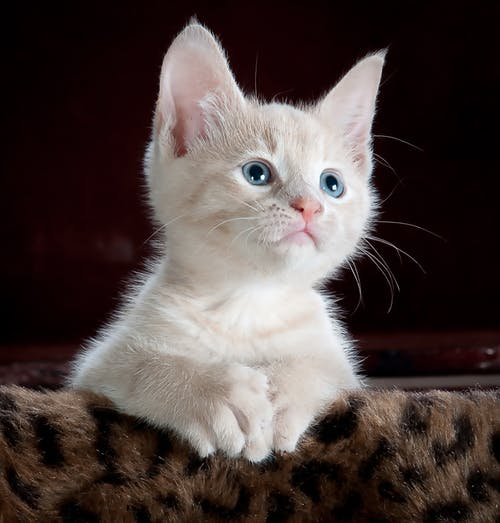
#> input picture photos/cat.jpeg, 500 x 523 px
$ python contours.py
#> lines starting #> are read from the running program, lines starting #| are printed output that depends on the picture; after the words box and inside, x2 and y2 are one past the last pixel; in counts of white or black regions, pixels touching at a corner belong together
import cv2 as cv
import numpy as np
img=cv.imread('photos/cat.jpeg')
#> img is the input picture: shape (523, 500, 3); mean B, G, R 64.1, 66.6, 78.3
cv.imshow('cat',img)

blank=np.zeros(img.shape,dtype='uint8')
cv.imshow('blank',blank)

gray=cv.cvtColor(img,cv.COLOR_BGR2GRAY)
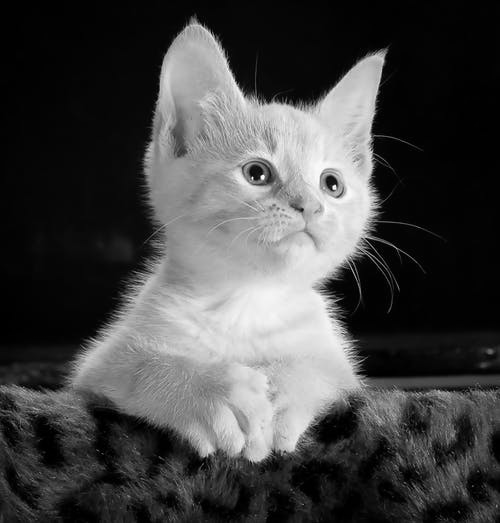
#> gray: shape (523, 500); min 0, max 255, mean 69.8
cv.imshow('Grayscale',gray)

blur=cv.GaussianBlur(gray,(5,5),cv.BORDER_DEFAULT)
cv.imshow('Blur',blur)

canny=cv.Canny(blur,125,175)
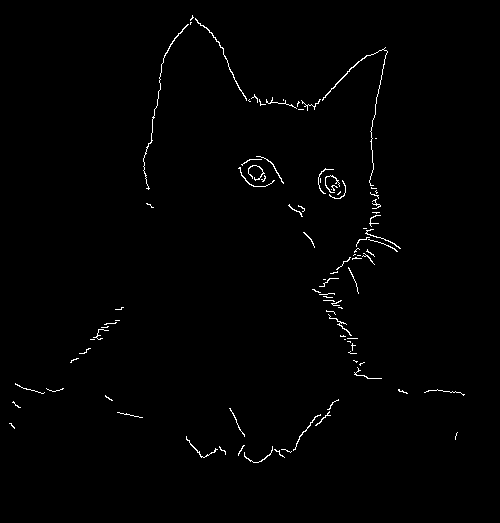
#> canny: shape (523, 500); 0.93% white in thin lines or dots, all inside (x1, y1, x2, y2) = (9, 15, 465, 463)
cv.imshow('Canny',canny)
# contours,hierarchies=cv.findContours(canny,cv.RETR_LIST,cv.CHAIN_APPROX_NONE)
contours,hierarchies=cv.findContours(canny,cv.RETR_LIST,cv.CHAIN_APPROX_SIMPLE)
#> contours = 95 contours, 92 with area under 20; largest, box (x1, y1, x2, y2) and area: (322, 47, 388, 186) 39, (195, 18, 247, 101) 37, (143, 24, 189, 190) 34

# [5 lines of commented-out code are left out]

cv.drawContours(blank,contours,-1,(0,0,255),1)
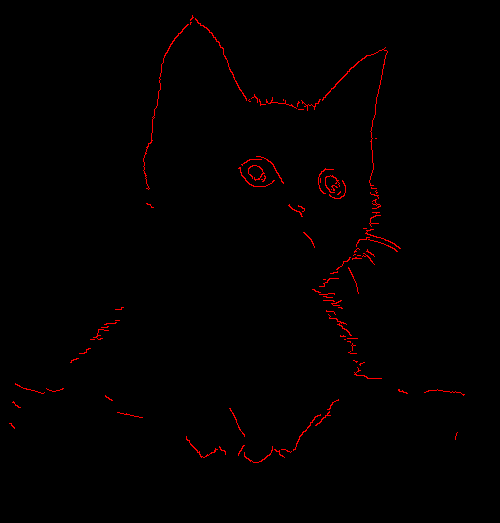
#> blank: shape (523, 500, 3); mean of channels 0, 1, 2 0, 0, 2.4; drawn as B, G, R
cv.imshow('contours drawn',blank)

cv.waitKey(0)

$ run again, with photos/boston.jpeg copied over photos/cat.jpeg
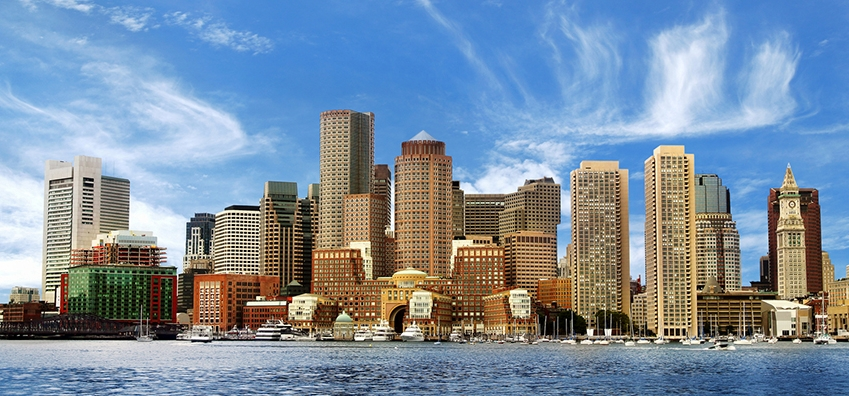
#> input picture photos/boston.jpeg, 849 x 396 px
#> img is the input picture: shape (396, 849, 3); mean B, G, R 161.1, 142.3, 124.1
#> `canny=cv.Canny(blur,125,175)`:
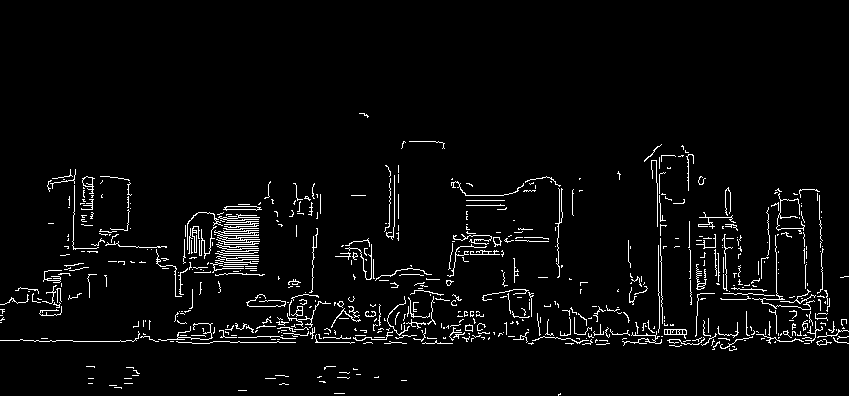
#> canny: shape (396, 849); 3.7% white in thin lines or dots, all inside (x1, y1, x2, y2) = (0, 113, 849, 396)
#> contours = 654 contours, 632 with area under 20; largest, box (x1, y1, x2, y2) and area: (214, 230, 260, 245) 280, (664, 329, 687, 339) 112, (223, 206, 262, 211) 103, (225, 206, 260, 211) 97, (82, 176, 95, 194) 91
#> `cv.drawContours(blank,contours,-1,(0,0,255),1)`:
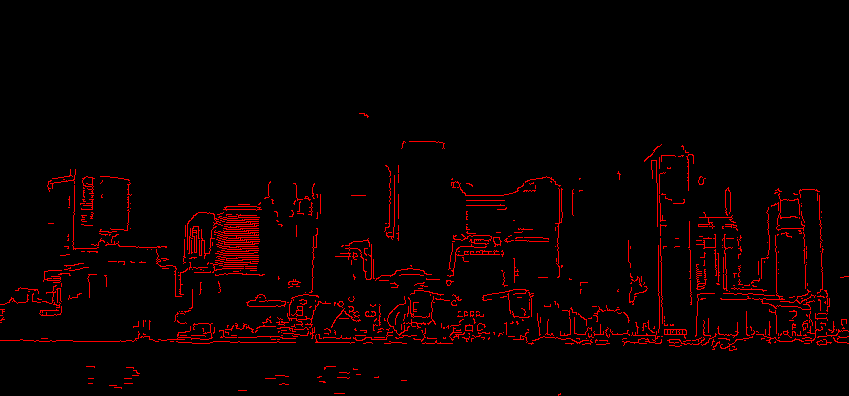
#> blank: shape (396, 849, 3); mean of channels 0, 1, 2 0, 0, 9.5; drawn as B, G, R
